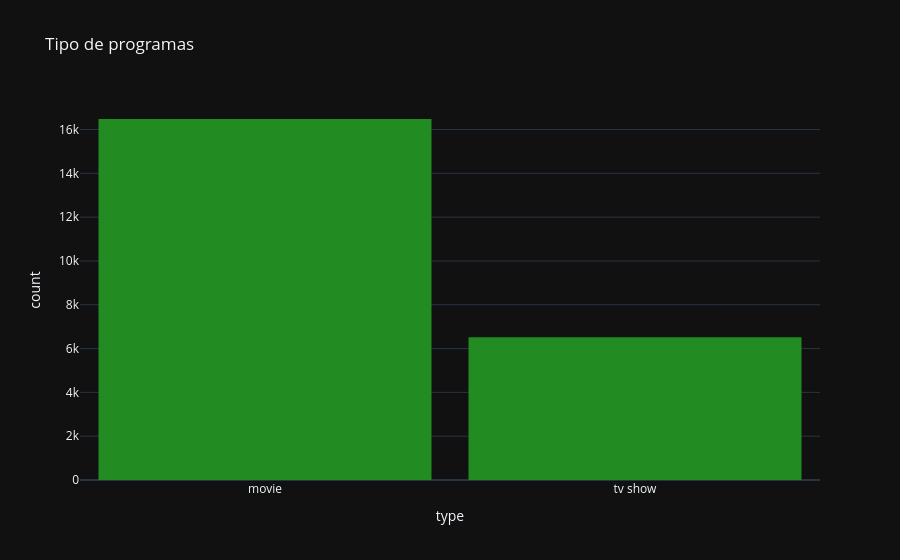

The code cell stored with this chart in its notebook:
### Code cell
fig = px.histogram(dfml,
                    x= 'type',
                    template = "plotly_dark",
                    color_discrete_sequence=['forestgreen','darkorange','gold','deeppink'],
                    title= 'Tipo de programas')
fig.update_layout(bargap=0.1)
fig.show();

### Figure 1 — Plotly figure (JSON) as saved in the notebook; plotly's stock layout.template omitted (floating-point values rounded to 4 significant figures; data arrays with more than 128 entries replaced by an {"elided": "..."} marker saying what was removed)
{"data": [{"alignmentgroup": "True", "bingroup": "x", "hovertemplate": "type=%{x}<br>count=%{y}<extra></extra>", "legendgroup": "", "marker": {"color": "forestgreen", "pattern": {"shape": ""}}, "name": "", "offsetgroup": "", "orientation": "v", "showlegend": false, "type": "histogram", "x": {"elided": "22998 str values"}, "xaxis": "x", "yaxis": "y"}], "layout": {"bargap": 0.1, "barmode": "relative", "legend": {"tracegroupgap": 0}, "title": {"text": "Tipo de programas"}, "xaxis": {"anchor": "y", "domain": [0, 1], "title": {"text": "type"}}, "yaxis": {"anchor": "x", "domain": [0, 1], "title": {"text": "count"}}}}
